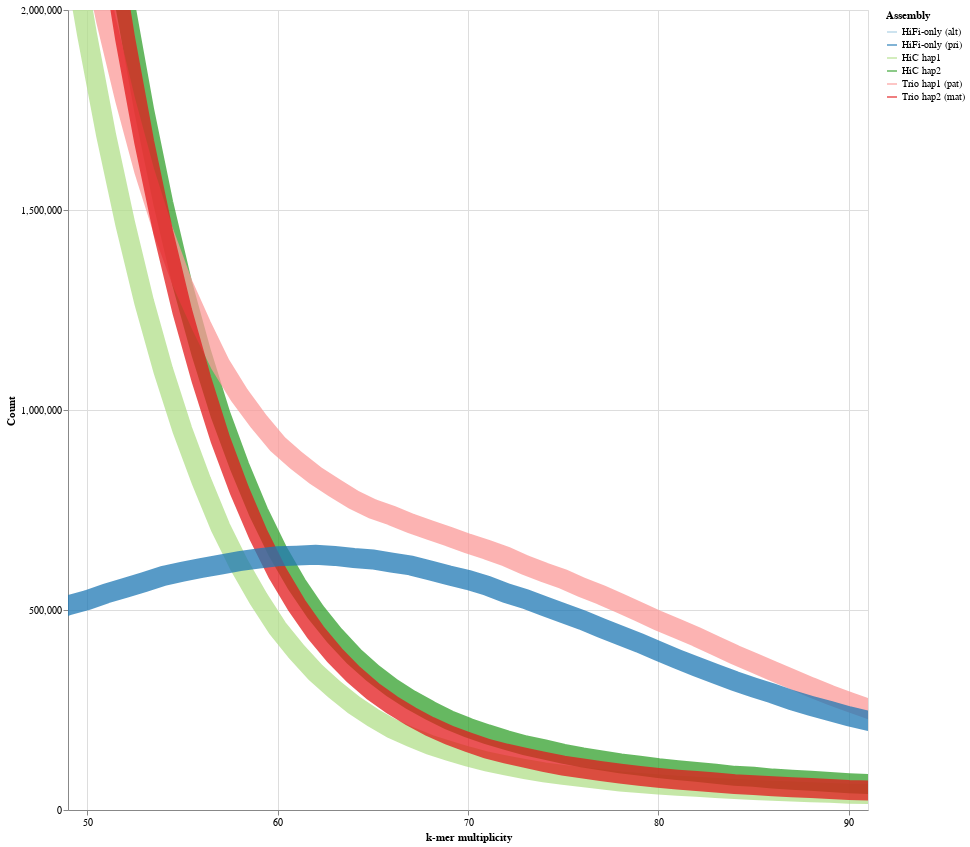

Notebook code for this chart:
### Code cell
panel_c = line_plot(all_readonly,modes_linelle,colors_linelle)
panel_c

### Figure 1 — Vega-Lite specification as saved in the notebook (floating-point values rounded to 4 significant figures; data arrays with more than 128 entries replaced by an {"elided": "..."} marker saying what was removed)
{"config": {"view": {"continuousWidth": 400, "continuousHeight": 300}}, "data": {"name": "data-7968fe9784ffc55a553f4a8871e77eed"}, "mark": {"type": "line", "clip": true, "opacity": 0.75, "strokeWidth": 20}, "encoding": {"color": {"field": "Assembly", "scale": {"domain": ["HiFi-only (alt)", "HiFi-only (pri)", "HiC hap1", "HiC hap2", "Trio hap1 (pat)", "Trio hap2 (mat)"], "range": ["#a6cee3", "#1f78b4", "#b2df8a", "#33a02c", "#fb9a99", "#e31a1c"]}, "type": "nominal"}, "x": {"axis": {"values": [50, 60, 70, 80, 90]}, "field": "kmer_multiplicity", "scale": {"domain": [49, 91]}, "title": "k-mer multiplicity", "type": "quantitative"}, "y": {"axis": {"values": [0, 500000, 1000000, 1500000, 2000000]}, "field": "Count", "scale": {"domain": [0, 2000000]}, "title": "Count", "type": "quantitative"}}, "height": 800, "width": 800, "$schema": "https://vega.github.io/schema/vega-lite/v4.17.0.json", "datasets": {"data-7968fe9784ffc55a553f4a8871e77eed": {"elided": "655 records"}}}
